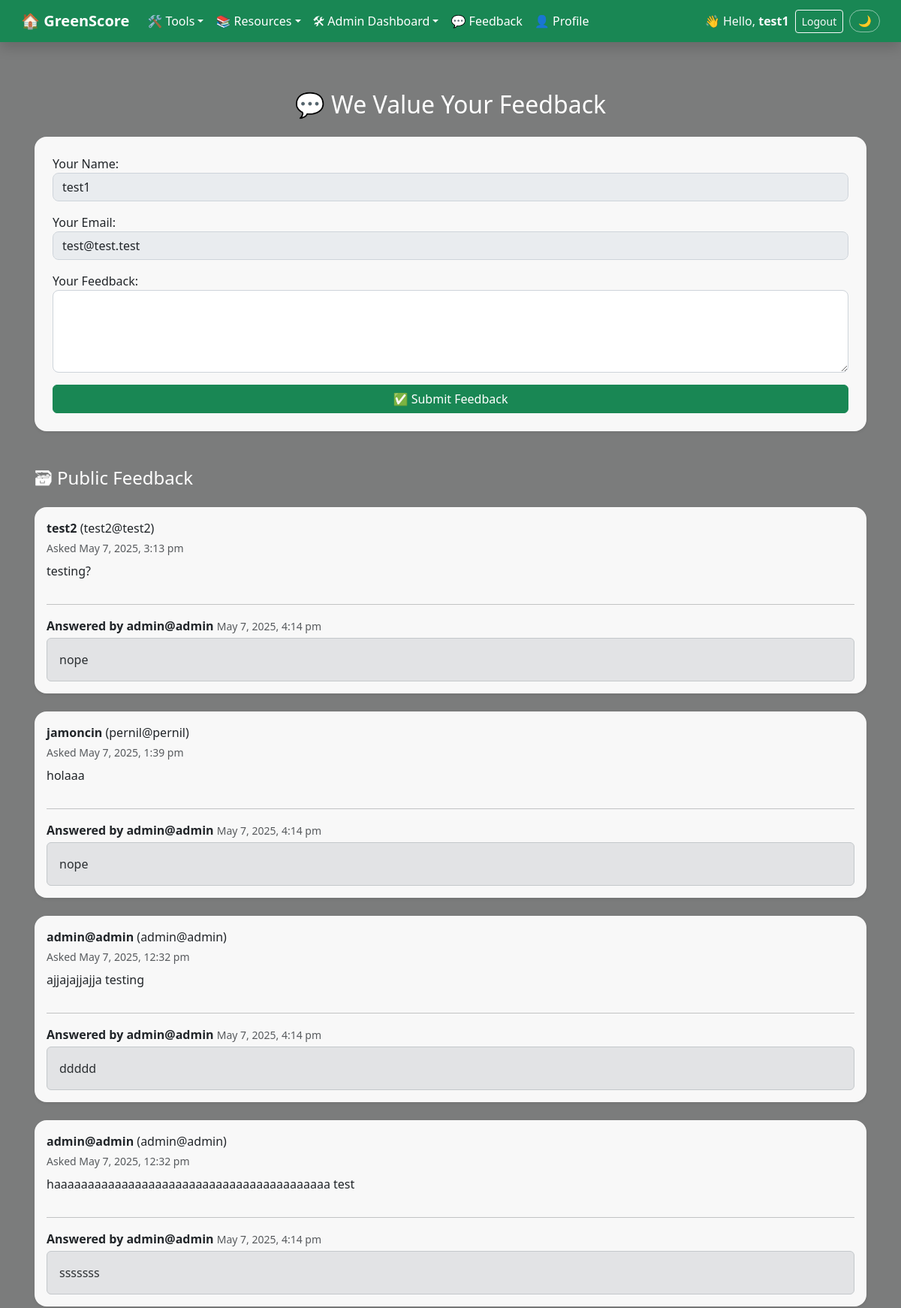
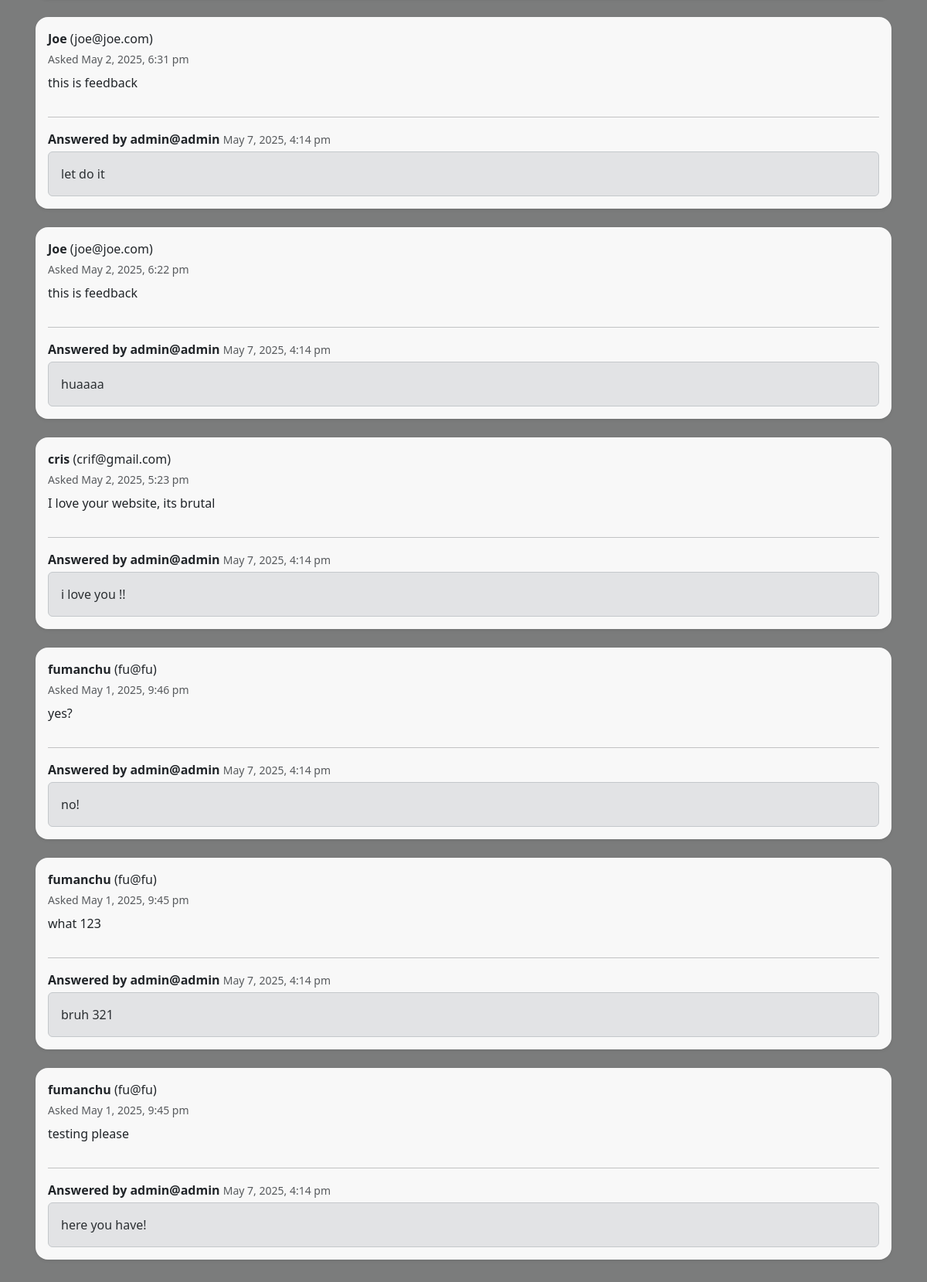
The page /pages/info/feedback.php (signed in, upper part) on the database its author committed (2 pictures, top to bottom).
### tables this page shows
CREATE TABLE `feedback` (
  `id` int(11) NOT NULL,
  `user_id` int(10) UNSIGNED DEFAULT NULL,
  `name` varchar(100) NOT NULL,
  `email` varchar(100) NOT NULL,
  `message` text NOT NULL,
  `created_at` timestamp NOT NULL DEFAULT current_timestamp(),
  `visible_to_public` tinyint(1) DEFAULT 0,
  `admin_response` text DEFAULT NULL,
  `admin_username` varchar(100) DEFAULT NULL,
  `admin_response_at` datetime DEFAULT NULL
);

### pages/info/feedback.php (the view, shortened to what this page needs)
<?php
require_once ROOT_PATH . '/includes/connect_db.php';
include ROOT_PATH . '/includes/nav.php';
$b          = BASE_URL;
$user_name  = $_SESSION['username'];
$user_email = $_SESSION['email'];
?>
<!DOCTYPE html>
<html lang="en">
<head>
    <?php include ROOT_PATH . '/includes/head.php'; ?>
</head>
<body class="bg-page overlay-50"
      style="background-image: url('<?= $b ?>/assets/images/forest-hero.jpg');">
<div class="page-wrapper">
    <div class="container content-wrapper">
        <h2 class="text-white text-center mb-4">💬 We Value Your Feedback</h2>
        <form method="POST" class="card card-bg p-4 shadow-sm mb-5">
            <div class="form-group mb-3">
                <label>Your Name:</label>
                <input type="text" class="form-control"
                       value="<?= htmlspecialchars($user_name) ?>" disabled>
            </div>
            <div class="form-group mb-3">
                <label>Your Email:</label>
                <input type="email" class="form-control"
                       value="<?= htmlspecialchars($user_email) ?>" disabled>
            </div>
            <div class="form-group mb-3">
                <label>Your Feedback:</label>
                <textarea class="form-control" name="message" rows="4"></textarea>
            </div>
            <button type="submit" class="btn btn-success w-100">✅ Submit Feedback</button>
        </form>
        <h4 class="text-white mb-4">🗃 Public Feedback</h4>
        <?php
        $sql = "SELECT name, email, created_at, message,
                       admin_response, admin_username, admin_response_at
                FROM feedback
                WHERE visible_to_public = 1
                ORDER BY created_at DESC";
        $res = mysqli_query($link, $sql);
        if (mysqli_num_rows($res) > 0):
            while ($row = mysqli_fetch_assoc($res)): ?>
                <div class="card card-bg card-body mb-4 shadow-sm">
                    <p class="mb-1">
                        <strong><?= htmlspecialchars($row['name']) ?></strong>
                        (<?= htmlspecialchars($row['email']) ?>)
                    </p>
                    <small class="text-muted">
                        Asked <?= date('F j, Y, g:i a', strtotime($row['created_at'])) ?>
                    </small>
                    <p class="mt-2"><?= nl2br(htmlspecialchars($row['message'])) ?></p>
                    <?php if (!empty($row['admin_response'])): ?>
                        <hr>
                        <p class="mb-1">
                            <strong>Answered by <?= htmlspecialchars($row['admin_username']) ?></strong>
                            <small class="text-muted">
                                <?= date('F j, Y, g:i a', strtotime($row['admin_response_at'])) ?>
                            </small>
                        </p>
                        <div class="alert alert-secondary mb-0">
                            <?= nl2br(htmlspecialchars($row['admin_response'])) ?>
                        </div>
                    <?php endif; ?>
                </div>
            <?php endwhile;
        else: ?>
            <div class="alert alert-info card-bg">No public feedback yet.</div>
        <?php endif;
        ?>
    </div>
</div>
</body>
</html>

### style.css (style rules this page uses)
:root { --green-primary: #198754; --green-light: #d4edda; --green-dark: #14532d; --gray-light: #f8f9fa; --text-dark: #212529; --white: #ffffff; --card-bg: rgba(255, 255, 255, 0.95); --card-radius: 1rem; --transition: 0.2s ease; }
*, *::before, *::after { box-sizing: border-box; }
html, body { height: 100%; margin: 0; padding: 0; }
body { font-family: 'Segoe UI', Tahoma, Geneva, Verdana, sans-serif; background-color: var(--gray-light); color: var(--text-dark); display: flex; flex-direction: column; }
body.bg-page { background-size: cover; background-position: center; background-repeat: no-repeat; background-attachment: fixed; position: relative; }
body.overlay-50::before, body.overlay-60::before { content: ''; position: fixed; inset: 0; z-index: 0; pointer-events: none; }
body.overlay-50::before { background: rgba(0, 0, 0, 0.5); }
.page-wrapper { position: relative; z-index: 1; display: flex; flex-direction: column; min-height: 100vh; }
.content-wrapper { flex: 1; padding: 4rem 1rem; position: relative; z-index: 1; }
.card-bg { background: var(--card-bg); border-radius: var(--card-radius); box-shadow: 0 4px 16px rgba(0, 0, 0, 0.12); }
.card { border-radius: var(--card-radius); border: none; box-shadow: 0 4px 12px rgba(0, 0, 0, 0.1); }
.btn-success { background-color: var(--green-primary); border-color: var(--green-primary); transition: background var(--transition), border-color var(--transition), transform var(--transition); }
.form-control, .form-select { border-radius: 0.5rem; border: 1px solid #ced4da; transition: border-color var(--transition), box-shadow var(--transition); }

### rows shown on the page
feedback: name "test2", email "test2@test2", created_at "May 7, 2025, 3:13 pm", message "testing?", admin_username "admin@admin", admin_response_at "May 7, 2025, 4:14 pm", admin_response "nope"
feedback: name "jamoncin", email "pernil@pernil", created_at "May 7, 2025, 1:39 pm", message "holaaa", admin_username "admin@admin", admin_response_at "May 7, 2025, 4:14 pm", admin_response "nope"
feedback: name "admin@admin", email "admin@admin", created_at "May 7, 2025, 12:32 pm", message "ajjajajjajja testing", admin_username "admin@admin", admin_response_at "May 7, 2025, 4:14 pm", admin_response "ddddd"
feedback: name "admin@admin", email "admin@admin", created_at "May 7, 2025, 12:32 pm", message "haaaaaaaaaaaaaaaaaaaaaaaaaaaaaaaaaaaaaaaaa test", admin_username "admin@admin", admin_response_at "May 7, 2025, 4:14 pm", admin_response "sssssss"
feedback: name "Joe", email "joe@joe.com", created_at "May 2, 2025, 6:31 pm", message "this is feedback", admin_username "admin@admin", admin_response_at "May 7, 2025, 4:14 pm", admin_response "let do it"
feedback: name "Joe", email "joe@joe.com", created_at "May 2, 2025, 6:22 pm", message "this is feedback", admin_username "admin@admin", admin_response_at "May 7, 2025, 4:14 pm", admin_response "huaaaa"
feedback: name "cris", email "crif@gmail.com", created_at "May 2, 2025, 5:23 pm", message "I love your website, its brutal", admin_username "admin@admin", admin_response_at "May 7, 2025, 4:14 pm", admin_response "i love you !!"
feedback: name "fumanchu", email "fu@fu", created_at "May 1, 2025, 9:46 pm", message "yes?", admin_username "admin@admin", admin_response_at "May 7, 2025, 4:14 pm", admin_response "no!"
feedback: name "fumanchu", email "fu@fu", created_at "May 1, 2025, 9:45 pm", message "what 123", admin_username "admin@admin", admin_response_at "May 7, 2025, 4:14 pm", admin_response "bruh 321"
feedback: name "fumanchu", email "fu@fu", created_at "May 1, 2025, 9:45 pm", message "testing please", admin_username "admin@admin", admin_response_at "May 7, 2025, 4:14 pm", admin_response "here you have!"

### other values the page prints
$_SESSION['username'] "test1"
